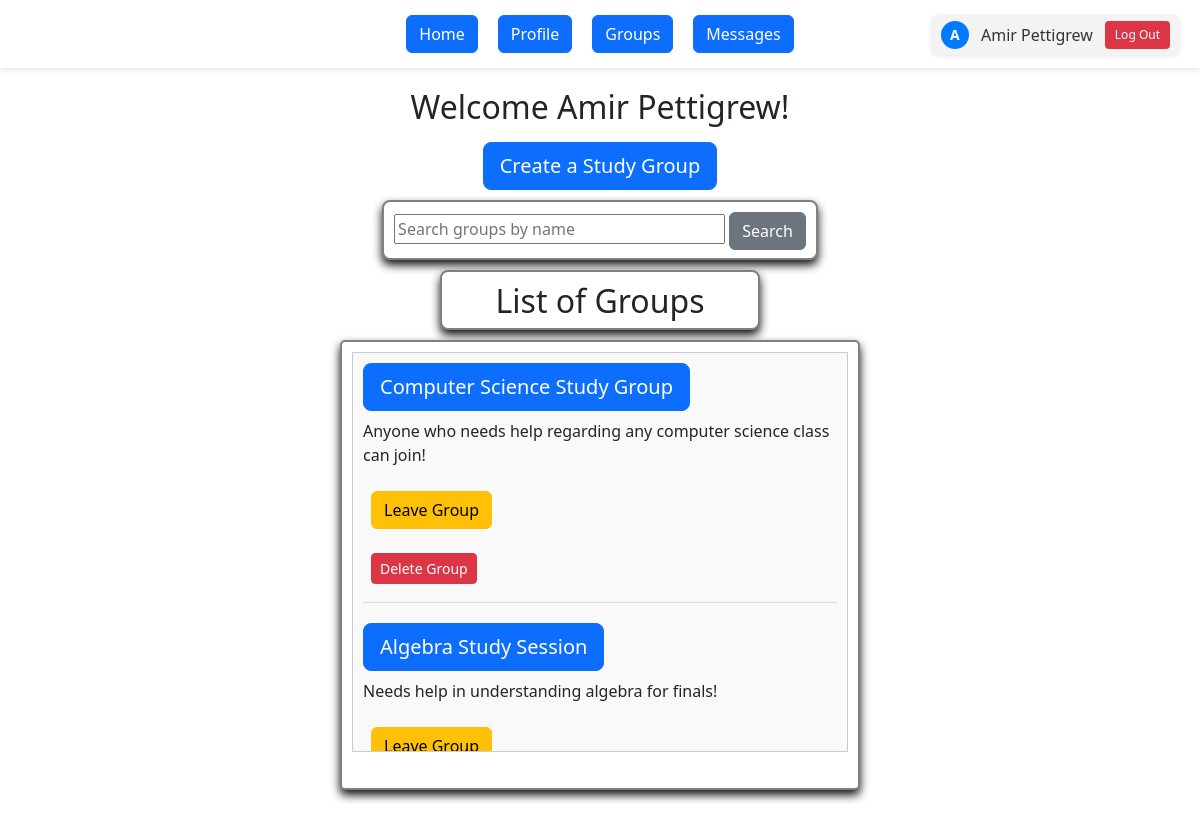
The app's page /dashboard (signed in) with its own data.
### app/models/models.py (models this page shows)
class User(UserMixin, db.Model):
    __tablename__ = 'users'
    id = db.Column(db.Integer, primary_key=True)
    southern_email = db.Column(db.String(120), unique=True, nullable=False)
    name = db.Column(db.String(100), nullable=False)
    password_hash = db.Column(db.String(128), nullable=False)
    created_at = db.Column(db.DateTime, default=datetime.utcnow)
    groups = db.relationship('StudyGroup', backref='creator', lazy=True)
    memberships = db.relationship('Membership', backref='user', lazy=True)
    forums = db.relationship('Forum', backref='forum_creator', lazy=True)
    sent_messages = db.relationship('Message', foreign_keys='Message.sender_id', backref='sender', lazy=True)
    received_messages = db.relationship('Message', foreign_keys='Message.receiver_id', backref='receiver', lazy=True)
    thread_posts = db.relationship('ThreadMessage', foreign_keys='ThreadMessage.author_id', backref='author', lazy=True)

class StudyGroup(db.Model):
    __tablename__ = 'study_groups'
    id = db.Column(db.Integer, primary_key=True)
    subject = db.Column(db.String(50), nullable=False)
    meet_time = db.Column(db.DateTime, nullable=False)
    name = db.Column(db.String(100), nullable=False)
    description = db.Column(db.Text)
    location = db.Column(db.String(200), nullable=False)
    created_by_id = db.Column(db.Integer, db.ForeignKey('users.id'), nullable=False)
    created_at = db.Column(db.DateTime, default=datetime.utcnow)
    forums = db.relationship('Forum', backref='study_group', lazy=True, cascade='all, delete-orphan')
    memberships = db.relationship('Membership', backref='study_group', lazy=True, cascade='all, delete-orphan')

### app/routes/main.py (the view)
@main_bp.route('/dashboard')
@login_required
def dashboard():
    q = request.args.get('q', '').strip()
    unread_count = Message.query.filter_by(receiver_id=current_user.id, is_read=False).count()
    if q:
        groups = StudyGroup.query.filter(
            StudyGroup.name.ilike(f'%{q}%')
        ).all()
    else:
        groups = StudyGroup.query.all()
    member_records = Membership.query.filter_by(user_id=current_user.id).all()
    member_group_ids = {m.study_group_id for m in member_records}
    return render_template(
        'dashboard.html',
        name=current_user.name,
        groups=groups,
        q=q,
        member_group_ids=member_group_ids,
        unread_count=unread_count  # pass this to template
    )

### app/__init__.py (called while the page is built)
def create_app(config_object=DevelopmentConfig):
    app = Flask(__name__, instance_relative_config=True)
    app.config.from_object(config_object)
    db.init_app(app)
    login_manager.init_app(app)
    @login_manager.user_loader
    def load_user(user_id):
        from app.models.models import User
        return User.query.get(int(user_id))
    from app.routes.auth import auth_bp
    from app.routes.main import main_bp
    app.register_blueprint(auth_bp)
    app.register_blueprint(main_bp)
    from app.routes.threads import threads_bp
    app.register_blueprint(threads_bp)
    @app.route('/')
    def root():
        return redirect(url_for('auth.login'))
    with app.app_context():
        db.create_all()
    return app

### app/templates/dashboard.html (shortened to what this page needs)
<!DOCTYPE html>
<html lang="en">
<head>
  <link rel="stylesheet" href="{{ url_for('static', filename='dashboard_styles.css') }}">
  <link rel="stylesheet" href="{{ url_for('static', filename='bootstrap.css') }}">
</head>
<body>
  {% if current_user.is_authenticated %}
    <div class="user-area">
      <a href="{{ url_for('main.profile') }}" class="user-info">
        <div class="user-avatar">
          {{ current_user.name[0]|upper }}
        </div>
        <span>{{ current_user.name }}</span>
      </a>
      <form method="GET" action="{{ url_for('auth.logout') }}">
        <button class="logout-button" type="submit">Log Out</button>
      </form>
    </div>
  {% endif %}
  <div class="menu">
    <a href="{{ url_for('main.dashboard') }}"><type="button" class="btn btn-primary"> Home </button></a>
    <a href="{{ url_for('main.profile') }}"><type="button" class="btn btn-primary"> Profile </button></a>
    <a href="{{ url_for('main.view_my_groups') }}"><type="button" class="btn btn-primary"> Groups </button></a>
    <a href="{{ url_for('auth.message') }}"><type="button" class="btn btn-primary">
      Messages
    </button></a>
  </div>
  <h2>Welcome {{ current_user.name }}!</h2>
  <header>
  <div class="navbar">
    <a href="{{ url_for('main.create_group') }}" class="btn btn-primary btn-lg" button> Create a Study Group </button></a>
  </div>
  </header>
  <form method="GET" action="{{ url_for('main.dashboard') }}" class="search-form searchhead">
    <input
      type="text"
      name="q"
      placeholder="Search groups by name"
       size=30
      value="{{ q }}">
    <button type="submit" class="btn btn-secondary">Search</button>
  </form>
  <div class="listgrouphead">
   <h2>List of Groups</h2>
  </div>
  <div class="group-container">
    <ul class="group-list">
    {% for group in groups %}
      <li class="group-item">
        <h3>
          <a href="{{ url_for('main.view_group', group_id=group.id) }}">
          <button class="btn btn-primary btn-lg">{{ group.name }}</button>
        </a>
      </h3>
        <p>{{ group.description }}</p>
<div class="container-fluid mt-2">
  <div class="row">
    <div class="col-sm p-2 text-white">
        {% if group.id in member_group_ids %}
          <form method="POST" action="{{ url_for('main.leave_group', group_id=group.id) }}">
            <button type="submit" class="btn btn-warning">Leave Group</button>
          </form>
          <br>
          <form method="POST" action="{{ url_for('main.delete_group', group_id=group.id) }}">
            <button type="submit" class="btn btn-danger btn-sm">Delete Group</button>
          </form></div>
    <div class="col-sm p-2 text-white"> {% else %}
          <form method="POST" action="{{ url_for('main.join_group', group_id=group.id) }}">
            <button type="submit" class="btn btn-success">Join Group</button></div>
  </div>
</div>
          </form>
        {% endif %}
      </li>
    {% else %}
      <li>No groups found.</li>
    {% endfor %}
    </ul>
  </div>
</body>
</html>

### app/static/dashboard_styles.css (style rules this page uses)
body { display: flex; flex-direction: column; align-items: center; font-family: sans-serif; margin: 0; padding: 0px; }
.menu { width: 100%; text-align: center; margin-bottom: 20px; }
h2 { text-align: center; }
.listgrouphead { position: fixed; width: 320px; height: 60px; padding: 10px; background-color: #fff; border: 2px solid gray; border-radius: 8px; margin-left: auto; margin-right: auto; margin-top: 270px; box-shadow: #111 0px 5px 10px; animation: fadein 2s; }
.searchhead { position: fixed; width: auto; height: 60px; padding: 10px; background-color: #fff; border: 2px solid gray; border-radius: 8px; margin-left: auto; margin-right: auto; margin-top: 200px; box-shadow: #111 0px 5px 10px; animation: fadein 2s; }
.group-container { position: fixed; width: 520px; height: 450px; padding: 10px; background-color: #fff; border: 2px solid gray; border-radius: 5px; margin-left: auto; margin-right: auto; margin-top: 340px; box-shadow: #111 0px 5px 10px; animation: fadein 2s; }
.group-list { max-height: 400px; overflow-y: auto; padding: 10px; border: 1px solid #ccc; background: #f9f9f9; list-style-type: none; }
.group-item { margin-bottom: 20px; padding-bottom: 10px; border-bottom: 1px solid #ddd; }
.search-form { margin-bottom: 15px; }
.user-info { display: flex; align-items: center; gap: 6px; text-decoration: none; color: #333; }
.user-avatar { width: 28px; height: 28px; background-color: #007bff; color: white; border-radius: 50%; text-align: center; line-height: 28px; font-size: 14px; font-weight: bold; }
.user-area { position: absolute; top: 15px; right: 20px; display: flex; align-items: center; gap: 12px; background-color: #f3f3f3; padding: 6px 10px; border-radius: 8px; box-shadow: 0 1px 4px rgba(0,0,0,0.1); }
.logout-button { background-color: #dc3545; color: white; border: none; padding: 5px 10px; border-radius: 4px; font-size: 12px; cursor: pointer; transition: background-color 0.2s ease; display: inline-block; }
body::before { content: ""; position: fixed; top: 0; left: 0; width: 100%; height: 100%; background-image: url('scsu.svg'); background-size: cover; background-repeat: no-repeat; opacity: 0.4; z-index: -1; pointer-events: none; }
.user-info { display: flex; align-items: center; text-decoration: none; color: #333; }
.user-avatar { width: 28px; height: 28px; background-color: #007bff; color: white; border-radius: 50%; text-align: center; line-height: 28px; font-weight: bold; margin-right: 6px; }
.logout-button { background-color: #dc3545; color: white; border: none; padding: 5px 10px; border-radius: 4px; font-size: 12px; cursor: pointer; transition: background-color 0.2s ease; }
.menu { display: flex; justify-content: center; gap: 20px; background-color: #fff; padding: 15px; box-shadow: 0 2px 5px rgba(0, 0, 0, 0.1); }

### records on screen
User: name "A", name "Amir Pettigrew"
StudyGroup: name "Computer Science Study Group", description "Anyone who needs help regarding any computer science class can join!"
StudyGroup: name "Algebra Study Session", description "Needs help in understanding algebra for finals!"
